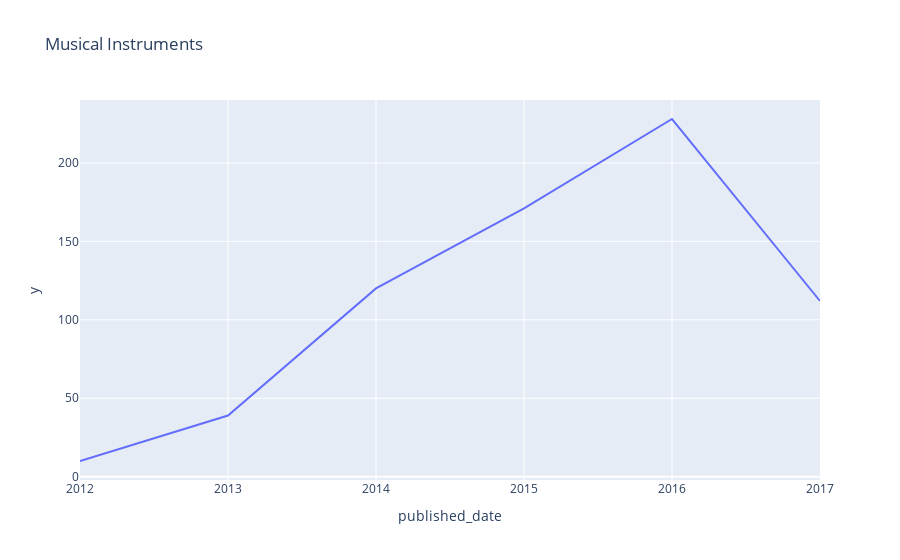

Source (notebook cell):
### Code cell
df_P = df.query("subject == 'Musical Instruments'")

group_P = df_P.groupby("published_date").subject.count()
index = group_P.index
value = group_P.values

fig = px.line(group_P, x= index, y= value, title="Musical Instruments") 
fig.show()

### Figure 1 — Plotly figure (JSON) as saved in the notebook; plotly's stock layout.template omitted (floating-point values rounded to 4 significant figures)
{"data": [{"hovertemplate": "published_date=%{x}<br>y=%{y}<extra></extra>", "legendgroup": "", "line": {"color": "#636efa", "dash": "solid"}, "marker": {"symbol": "circle"}, "mode": "lines", "name": "", "orientation": "v", "showlegend": false, "type": "scatter", "x": [2012, 2013, 2014, 2015, 2016, 2017], "xaxis": "x", "y": [10, 39, 120, 171, 228, 112], "yaxis": "y"}], "layout": {"legend": {"tracegroupgap": 0}, "title": {"text": "Musical Instruments"}, "xaxis": {"anchor": "y", "domain": [0, 1], "title": {"text": "published_date"}}, "yaxis": {"anchor": "x", "domain": [0, 1], "title": {"text": "y"}}}}
